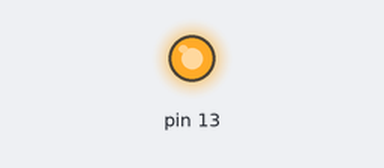
Simulated run of this sketch. Board: Arduino Uno, built with avr-gcc and run on an emulated ATmega328P. On the bench: output pins drawn as LEDs (lit = HIGH).

Above: at 0.05 s.
Timing chart, 0 to 5.2 s (numbered marks = the images above):
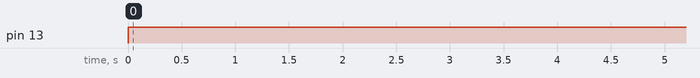

Measured:
- by itself, pin 13: LOW → HIGH at 0.00 s

The sketch:

base.ino
```cpp
void setup() {
  pinMode(13, OUTPUT);
  // put your setup code here, to run once:

}

void loop() {
  // put your main code here, to run repeatedly:
  digitalWrite(13, HIGH);
  delay(8000);
  digitalWrite(13, LOW);
}
```
